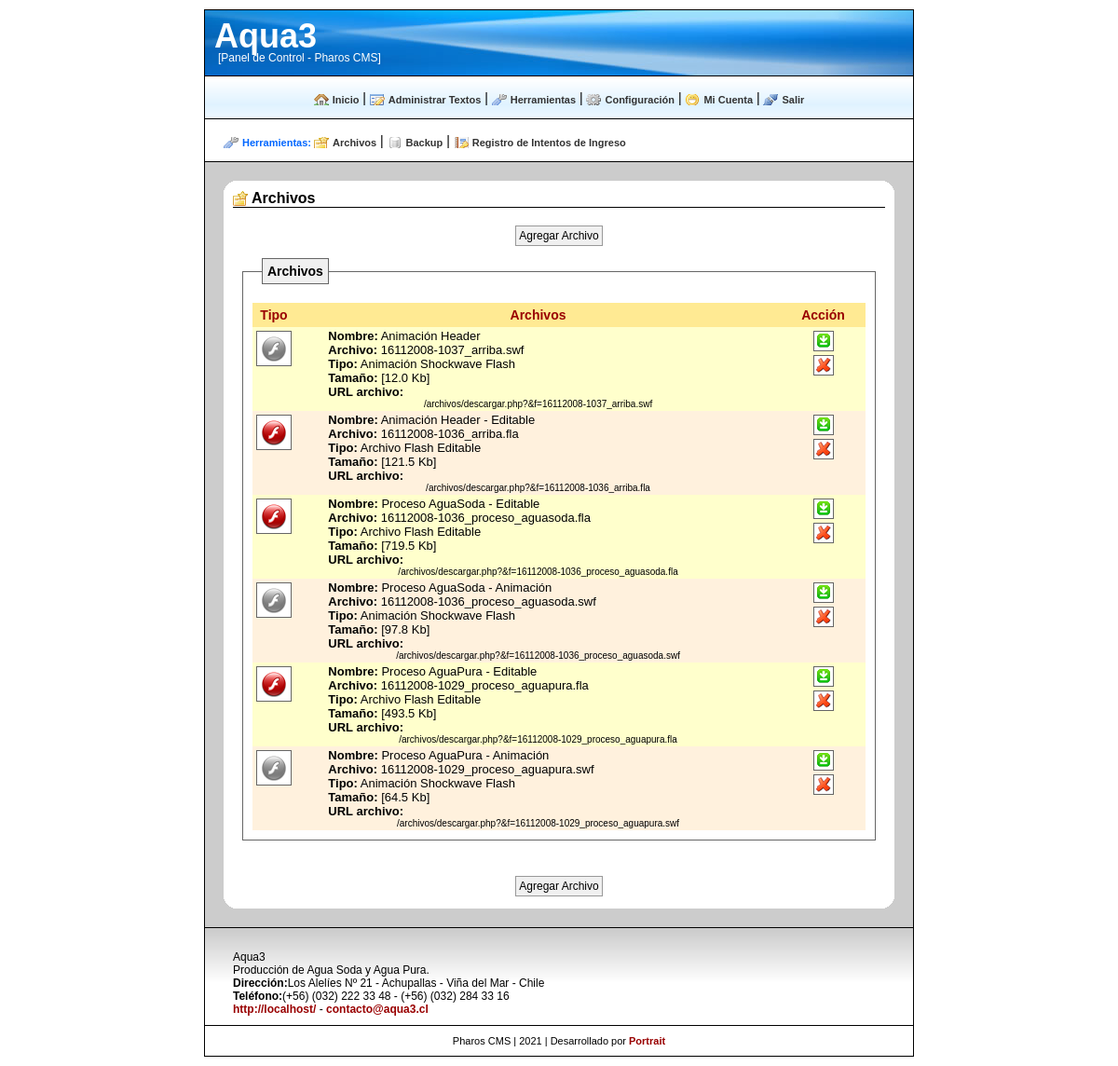
Page /cp/archivos.php (signed in) on the committed database.
### tables this page shows
CREATE TABLE `web_conf` (
  `conf_id` tinyint(10) NOT NULL,
  `conf_nombre_sitio` tinytext NOT NULL,
  `conf_slogan` tinytext NOT NULL,
  `conf_descripcion` text NOT NULL,
  `conf_mail` tinytext NOT NULL,
  `conf_telefono` tinytext NOT NULL,
  `conf_direccion` tinytext NOT NULL,
  PRIMARY KEY  (`conf_id`)
);

CREATE TABLE `web_files` (
  `files_id` tinyint(10) NOT NULL auto_increment,
  `files_nombre` tinytext NOT NULL,
  `files_file` tinytext NOT NULL,
  `files_size` varchar(255) NOT NULL,
  `files_ext` tinytext NOT NULL,
  PRIMARY KEY  (`files_id`)
);

### cp/archivos.php (the view, shortened to what the rows shown need)
<?php
include('inc/inc.inc.php');
$title = "Archivos";
disp_header_admin($pre,$title);
$tabla = $pre."files";
if(isset($_GET['st'])){$st = str_input($_GET['st']);} else{$st = 0;}
  $files_folder = "../".str_replace(".","",strrev(strrchr(strrev(basename($_SERVER['PHP_SELF'])),".")))."/";
  $url_files_folder = url_images_folder($_SERVER['HTTP_REFERER'],$phpself);
  $max_file_size = MAX_FILE_SIZE;
  $max_file_size_str = number_format($max_file_size/1024, 1).' Kb';
  $permitidas = array('image/gif',
                      'image/jpeg',
                      'image/pjpeg',
                      'image/png',
                      'image/x-png',
                      'image/x-icon',
                      'text/plain',
                      'text/html',
                      'text/css',
                      'text/x-sql',
                      'application/x-javascript',
                      'application/x-msdownload',
                      'application/pdf',
                      'application/x-pdf',
                      'application/octet-stream',
                      'application/msword',
                      'application/vnd.ms-excel',
                      'application/x-msexcel',
                      'application/ms-excel',
                      'application/vnd.ms-powerpoint',
                      'application/ms-powerpoint',
                      'text/enriched',
                      'application/rtf',
                      'application/x-shockwave-flash',
                      'audio/mpeg',
                      'image/svg+xml');
  $filetipe = array("jpg" => 'Joint Photographic Experts Group ',
                    "jpeg" => 'Joint Photographic Experts Group ',
                    "jpe" => 'Joint Photographic Experts Group ',
                    "png" => 'Portable Network Graphic',
                    "gif" => 'Graphics Interchange Format',
                    "txt" => 'Texto Plano',
                    "htm" => 'Documento de HiperTexto',
                    "html" => 'Documento de HiperTexto',
                    "css" => 'Hoja de Estilo en Cascada',
                    "js" => 'Javascript',
                    "doc" => 'Documento de Word',
                    "rtf" => 'Texto de Formato Enriquecido',
                    "xls" => 'Hoja de Cálculo',
                    "ppt" => 'Presentación de Diapositivas',
                    "pps" => 'Presentación de Diapositivas',
                    "pdf" => 'Documento de Formato Portable',
                    "zip" => 'Archivo Comprimido',
                    "swf" => 'Animación Shockwave Flash',
                    "fla" => 'Archivo Flash Editable',
                    "mp3" => 'Archivo de Música',
                    "svg" => 'Archivo de Imagen Vectorial');
  $sizeOK = false;
  $typeOK = false;
  $now = date('dmY-Hi_');
disp_inicio_info($title,'archivos');
  if (isset($_GET['act'])
      AND ($_GET['act'] == 'n'
      OR $_GET['act'] == 'vn'
      OR $_GET['act'] == 'm'
      OR $_GET['act'] == 'vm'
      OR $_GET['act'] == 'ce'
      OR $_GET['act'] == 'e'
      OR $_GET['act'] == 'p'
      OR $_GET['act'] == 'dp'
      OR $_GET['act'] == 'vp'
      OR $_GET['act'] == 'vnp'
      OR $_GET['act'] == 'd'
      OR $_GET['act'] == 'nd'
      OR $_GET['act'] == 'vd'
      OR $_GET['act'] == 'vnd')){}
   else {draw_additem("Archivo");}
if (isset($_GET['act'])){
  switch ($_GET['act']){
    case 'n': ?>
    <div class="box_info">Tamaño máximo de archivos: <?php echo $max_file_size_str; ?></div>
    <form action="<?php echo $phpself; ?>?&amp;act=vn" method="post" enctype="multipart/form-data">
    <fieldset>
      <legend>Agregar <?php echo $title; ?> </legend>
      <table width="100%"  border="0"  align="center">
      <?php echo draw_input("Nombre: ",'file_nombre','text','','','table_horiz',50,'req'); ?>
      <?php echo draw_input("Archivo: ",'file_file','file','','','table_horiz',38,'req'); ?>
      </table>
      <div align="center"><br /><?php echo draw_input('','submit','submit','Agregar'); ?></div>
    </fieldset>
    </form>
<?php break;
    case 'vn':
      $file_nombre = str_input($_POST['file_nombre']);
      $file_name = str_input(strtolower(str_replace(' ', '_', $_FILES['file_file']['name'])));
      $file_ext = str_replace(".", "", strrchr($file_name, "."));
      $file_size = $_FILES['file_file']['size'];
      $file_error = $_FILES['file_file']['error'];
      $file_type = $_FILES['file_file']['type'];
      $file_temp = $_FILES['file_file']['tmp_name'];
      $file_now_name = $now.$file_name;
      foreach ($permitidas as $type_file) {
        if ($type_file == $file_type){
          $typeOK = true;
          $error = "";
          break;
        }
        else {$error = "<div class=\"box_error\">Tipo de archivo no permitido.</div>";}
      }
      if ($file_size <= $max_file_size){
        $sizeOK = true;
      }
      else {$error .= "<div class=\"box_error\">El archivo sobrepasa el tamaño máximo. </div>";}
      echo $error;
      if (!$sizeOK OR !$typeOK OR empty($file_nombre) OR empty($file_name)){
        if (empty($file_nombre) OR empty($file_name)){
          $validation = "<div class=\"box_validation\">";
        }
        if (empty($file_nombre)) $validation .= "Debe escribir un nombre para el archivo.<br />";
        if (empty($file_name)) $validation .= "Debe incorporar un archivo al formulario. <br />";
        if (empty($file_nombre) OR empty($file_name)){
          $validation .= "</div>";
        }
        echo $validation;
?>
    <div class="box_info">Tamaño máximo de archivos: <?php echo $max_file_size_str; ?></div>
    <form action="<?php echo $phpself; ?>?&amp;act=vn" method="post" enctype="multipart/form-data">
    <fieldset>
      <legend>Agregar <?php echo $title; ?> </legend>
      <table width="100%"  border="0"  align="center">
      <?php echo draw_input("Nombre: ",'file_nombre','text',$file_nombre,'','table_horiz',50,'req'); ?>
      <?php echo draw_input("Archivo: ",'file_file','file','','','table_horiz',38,'req'); ?>
      </table>
      <div align="center"><br /><?php echo draw_input('','submit','submit','Agregar'); ?></div>
    </fieldset>
    </form>
<?php
      }
      else {
        if ($_SERVER['REQUEST_METHOD']=='POST'){
        switch($file_error) {
          case 0:
            $success = move_uploaded_file($file_temp,$files_folder.$file_now_name);
            if($success) {
              $resultado = "<div class=\"box_success\">El archivo ha sido subido con éxito.</div>";
              $sql_data = array('files_nombre' => $file_nombre,
                                'files_file' => $file_now_name,
                                'files_size' => $file_size,
                                'files_ext' => $file_ext);
              sql_input($tabla,$sql_data,'insert','');
            }
            else {
              $resultado = "<div class=\"box_error\">Ocurrió un error al subir el archivo. Inténtelo nuevamente.</div>";
            }
            break;
        case 3:
            $resultado = "<div class=\"box_error\">Ocurrió un error inesperado al subir el archivo. </div>";
        default:
            $resultado = "<div class=\"box_error\">Ocurrió un error inesperado al subir el archivo. Inténtelo nuevamente.
                          Si el error persiste, contacte al webmaster.</div>";
          }
        echo $resultado;
        echo "<form action=\"".$phpself."\" method=\"POST\">
        <div align=\"center\"><br /><input type=\"submit\" value=\"Continuar &raquo;\" /></div></form>";
      }
    }
      break;
    case 'ce':
        $id = str_input($_GET['id']);
        $datos = mysql_query("SELECT * FROM ".$tabla." WHERE files_id=".$id."") or die(mysql_error());
          $file_nombre = str_output(mysql_result($datos,0,"files_nombre"));
          $file_file = str_output(mysql_result($datos,0,"files_file"));
?>
      <fieldset>
        <legend>Eliminar <?php echo $title; ?></legend>
        <div class="box_info">
          <p>¿Está seguro/a que desea eliminar este archivo?</p>
        </div>
          <div align="center">
          <strong>Nombre:</strong> <?php echo $file_nombre; ?><br />
          <strong>Archivo:</strong> <?php echo $file_file; ?>
          <br /><br />
          <table width="100" border="0" cellspacing="0" cellpadding="0" align="center">
            <tr>
              <td align="left">
                <form action="<?php echo $phpself; ?>" method="POST"><input type="submit" value="&laquo; No" /></form>
              </td>
              <td>&nbsp;</td>
              <td align="right">
                <form action="<?php echo $phpself; ?>?&amp;act=e" method="POST">
                <?php echo draw_input('','id','hidden',$id,'','','',''); ?>
                <input type="submit" value="Sí &raquo;" /></form>
              </td>
            </tr>
          </table>
          </div>
      </fieldset>
<?php
      break;
    case 'e':
      if($_SERVER['REQUEST_METHOD']=='POST'){
        $id = str_input($_POST['id']);
        $datos = mysql_query("SELECT files_file FROM ".$tabla." WHERE files_id=".$id."") or die(mysql_error());
        $archivo = mysql_result($datos,0,'files_file');
        $del_img = $files_folder.$archivo;
        if(unlink($del_img)){
          if(mysql_query("DELETE FROM ".$tabla." WHERE files_id='".$id."'") or die(mysql_error())){
?>
          <div class="box_success">El registro se eliminó exitosamente.</div>
          <form action="<?php echo $phpself; ?>" method="post">
          <div align="center"><br /><input type="submit" value="Continuar &raquo;" /></div></form>
<?php     }
          else { ?>
          <div class="box_error">Ocurrió un error. El registro no se pudo eliminar.</div>
          <form action="<?php echo $phpself; ?>" method="post">
          <div align="center"><br /><input type="submit" value="Continuar &raquo;" /></div></form>
<?php     }
        }
        else { ?>
          <div class="box_error">Ocurrió un error. El archivo <?php echo $archivo; ?> no se pudo eliminar.</div>
          <form action="<?php echo $phpself; ?>" method="post">
          <div align="center"><br /><input type="submit" value="Continuar &raquo;" /></div></form>
<?php   }
      }
      break;
    default:
      $_SESSION = array();
      header('Location: index.php');
      exit;
    }
  }
else {
  $datos = mysql_query("SELECT files_id FROM ".$tabla."") or die(mysql_error());
  if (mysql_num_rows($datos) == 0) {
    draw_noitems();
  }
  else {
      $datos = mysql_query("SELECT * FROM ".$tabla." ORDER BY files_id DESC LIMIT ".$st.",".$pp."") or die(mysql_error());
?>
      <fieldset>
        <table cellpadding="4" cellspacing="2" class="table">
          <thead>
            <th width="36">Tipo</th>
            <th><?php echo $title; ?></th>
            <th>Acci&oacute;n</th>
          </thead>
<?php
      $num_rows = mysql_num_rows($datos);
      for($j=0; $j<$num_rows; ++$j) {
          $celda = (($j % 2) == 0) ? "celda1" : "celda2";
          $id = mysql_result($datos,$j,"files_id");
          $file_nombre = str_output(mysql_result($datos,$j,"files_nombre"));
          $file_file = str_output(mysql_result($datos,$j,"files_file"));
          $file_size = str_output(mysql_result($datos,$j,"files_size"));
          $file_ext = str_output(mysql_result($datos,$j,"files_ext"));
          foreach ($filetipe as $extension => $nombre) {if ($extension == $file_ext) {$name_ext = $nombre;}}
?>
          <tr>
            <td class="<?php echo $celda; ?>">
              <img src="<?php echo ICONS."file_".$file_ext; ?>.png" alt="Archivo <?php echo $file_ext; ?>" />
            </td>
            <td class="<?php echo $celda; ?>">
              <p><strong>Nombre:</strong> <?php echo $file_nombre; ?></p>
              <p><strong>Archivo:</strong> <?php echo $file_file; ?></p>
              <p><strong>Tipo:</strong> <?php echo $name_ext; ?></p>
              <p><strong>Tamaño:</strong> [<?php echo number_format($file_size/1024, 1).' Kb'; ?>]</p>
              <p><strong>URL archivo:</strong></p>
                <span class="mini"><?php echo $url_files_folder."descargar.php?&f=".$file_file; ?></span>
            </td>
<?php disp_icons_files($celda,$phpself,$url_files_folder,$id,$file_file); ?>
          </tr>
<?php     } ?>
        </table>
      </fieldset>
<?php
  }
}
  if (isset($_GET['act'])
      AND ($_GET['act'] == 'n'
      OR $_GET['act'] == 'vn'
      OR $_GET['act'] == 'm'
      OR $_GET['act'] == 'vm'
      OR $_GET['act'] == 'ce'
      OR $_GET['act'] == 'e'
      OR $_GET['act'] == 'p'
      OR $_GET['act'] == 'dp'
      OR $_GET['act'] == 'vp'
      OR $_GET['act'] == 'vnp'
      OR $_GET['act'] == 'd'
      OR $_GET['act'] == 'nd'
      OR $_GET['act'] == 'vd'
      OR $_GET['act'] == 'vnd')){}
   else {draw_additem("Archivo");}
  disp_fin_info();
  disp_footer_admin($pre);
?>

### cp/inc/fx/layout.fx.php (shortened to what the rows shown need)
<?php
  function disp_header_admin($pre,$title = ''){
?>
<!DOCTYPE html PUBLIC "-//W3C//DTD XHTML 1.0 Transitional//EN"
"http://www.w3.org/TR/xhtml1/DTD/xhtml1-strict.dtd">
<html xmlns="http://www.w3.org/1999/xhtml">
<head>
<?php
    $tabla = $pre."conf";
    $datos = mysql_query("SELECT conf_nombre_sitio FROM ".$tabla."") or die(mysql_error());
      for($j=0; $j<mysql_num_rows($datos); $j++) {
        $conf_nombre_sitio = str_output(mysql_result($datos,$j,"conf_nombre_sitio"));
      }
?>
  <link href="css/reset.css" rel="stylesheet" type="text/css" />
  <link href="css/layout.css" rel="stylesheet" type="text/css" />
  <link href="css/generic.css" rel="stylesheet" type="text/css" />
  <link href="css/niftyCorners.css" rel="stylesheet" type="text/css" />
</head>
<body>
<div id="todo">
  <div id="header_admin">
    <h1><?php echo $conf_nombre_sitio; ?></h1>
    <br><p>[Panel de Control - Pharos CMS]</p>
  </div>
<?php
  }
  function disp_footer_admin($pre){
?>
      <div id="footer">
        <br />
<?php
    $tabla = $pre."conf";
    $datos = mysql_query("SELECT * FROM ".$tabla."") or die(mysql_error());
      for($j=0; $j<mysql_num_rows($datos); $j++) {
        $conf_nombre_sitio = str_output(mysql_result($datos,$j,"conf_nombre_sitio"));
        $conf_descripcion = str_output(mysql_result($datos,$j,"conf_descripcion"));
        $conf_mail = str_output(mysql_result($datos,$j,"conf_mail"));
        $conf_telefono = str_output(mysql_result($datos,$j,"conf_telefono"));
        $conf_direccion = str_output(mysql_result($datos,$j,"conf_direccion"));
      }
    $host = $_SERVER['HTTP_HOST'];
?>
      <p><?php echo $conf_nombre_sitio; ?></p>
      <?php if(!empty($conf_descripcion)){echo "<p>".$conf_descripcion."</p>";} ?>
      <?php if(!empty($conf_direccion)){echo "<p><strong>Dirección:</strong>".$conf_direccion."</p>";} ?>
      <?php if(!empty($conf_telefono)){echo "<p><strong>Teléfono:</strong>".$conf_telefono."</p>";} ?>
      <p><a href="http://<?php echo $host; ?>/">http://<?php echo $host; ?>/</a> -
      <a href="mailto:<?php echo $conf_mail; ?>" target="_blank"><?php echo $conf_mail; ?></a></p>
      </div>
    </div>
</body>
</html>
<?php
  }
  function disp_inicio_info($title,$estilo_seccion = ''){
?>
  <div id="contenedor">
    <div id="articulo">
    <h1 <?php if(isset($estilo_seccion)){echo "class=\"".$estilo_seccion."\"";}?>><?php echo $title ?></h1>
<?php
  }
  function disp_fin_info(){
?>
    </div>
  </div>
<?php
  }
?>
<?php
  function disp_icons_files($celda,$php_self,$url_files_folder,$id,$file_file){
?>
            <td class="<?php echo $celda; ?>">
        <a href="<?php echo $url_files_folder."descargar.php?&f=".$file_file; ?>" title="Descargar">
        <img src="<?php echo ICONS; ?>icon_download.png" border="0" alt="Descargar" class="borde_img"/></a><br />
<?php     if ($_SESSION['type']=="admin"){ ?>
              <a href="<?php echo $php_self; ?>?&amp;act=ce&amp;id=<?php echo $id; ?>" title="Eliminar">
              <img src="<?php echo ICONS; ?>icon_eliminar.png" border="0" alt="Eliminar"/></a><br />
<?php     } ?>
            </td>
<?php
  }
?>

### rows in the picture
web_conf: conf_nombre_sitio "Aqua3", conf_descripcion "Producción de Agua Soda y Agua Pura.", conf_direccion "Los Alelíes Nº 21 - Achupallas - Viña del Mar - Chile", conf_telefono "(+56) (032) 222 33 48 - (+56) (032) 284 33 16", conf_mail "contacto@aqua3.cl"
web_files: files_nombre "Animación Header", files_file "16112008-1037_arriba.swf", $file_size/1024 "12.0"
web_files: files_nombre "Animación Header - Editable", files_file "16112008-1036_arriba.fla", $file_size/1024 "121.5"
web_files: files_nombre "Proceso AguaSoda - Editable", files_file "16112008-1036_proceso_aguasoda.fla", $file_size/1024 "719.5"
web_files: files_nombre "Proceso AguaSoda - Animación", files_file "16112008-1036_proceso_aguasoda.swf", $file_size/1024 "97.8"
web_files: files_nombre "Proceso AguaPura - Editable", files_file "16112008-1029_proceso_aguapura.fla", $file_size/1024 "493.5"
web_files: files_nombre "Proceso AguaPura - Animación", files_file "16112008-1029_proceso_aguapura.swf", $file_size/1024 "64.5"

### other values in the picture
$title "Archivos"
$name_ext "Animación Shockwave Flash"
$name_ext "Archivo Flash Editable"
$host "localhost"
